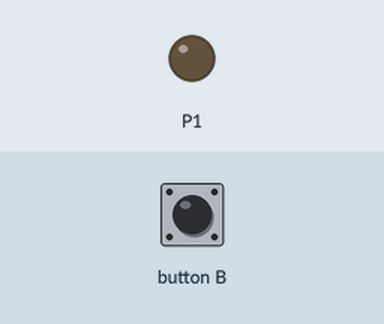
This program was run on a simulated BBC micro:bit (MakeCode). On the bench: output pins drawn as LEDs (lit = HIGH). Dashed ring = blinking. Inputs (shaded band) come from the test bench.

Above: at 1.2 s.
1.3 s: button B pressed for 0.15 s
At 1.4 s:
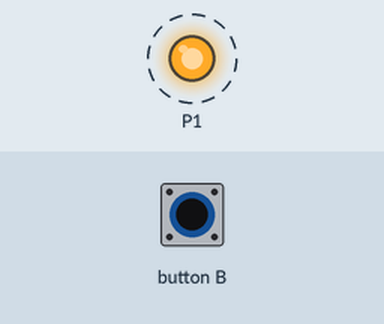
4.3 s: button B pressed for 3.2 s
At 8.5 s:
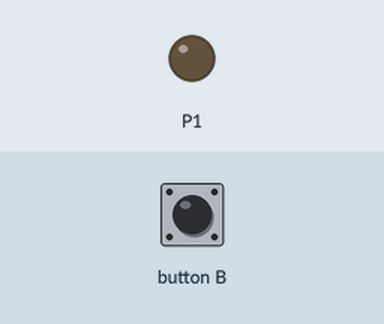
Timing chart, 0 to 10.0 s (numbered marks = the images above; inputs shaded):
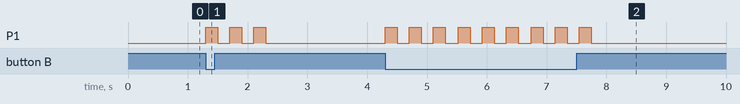

The program:

main.ts
```typescript
basic.forever(function () {
    if (input.buttonIsPressed(Button.B)) {
        pins.digitalWritePin(DigitalPin.P1, 1)
        basic.pause(200)
        pins.digitalWritePin(DigitalPin.P1, 0)
        basic.pause(200)
        pins.digitalWritePin(DigitalPin.P1, 1)
        basic.pause(200)
        pins.digitalWritePin(DigitalPin.P1, 0)
        basic.pause(200)
        pins.digitalWritePin(DigitalPin.P1, 1)
        basic.pause(200)
        pins.digitalWritePin(DigitalPin.P1, 0)
        basic.pause(200)
    }
})
```

test.ts
```typescript
// 在此处测试；当此软件包作为插件使用时，将不会编译此软件包。
```

Measured:
- after the input at 1.3 s, P1: alternates HIGH for 0.20 s and LOW for 0.20 s, 6 changes in all, then stays LOW, starting at once
- after the input at 4.3 s, P1: alternates HIGH for 0.20 s and LOW for 0.20 s, 18 changes in all, then stays LOW, starting at once
